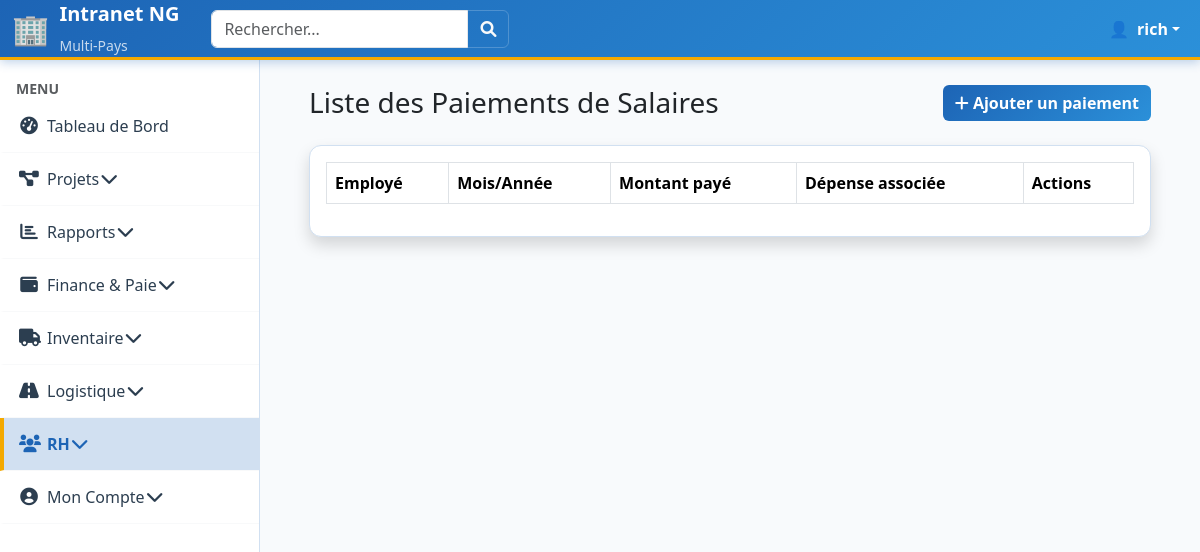
The app's page /rh/paiements-salaires/ (signed in), older data.
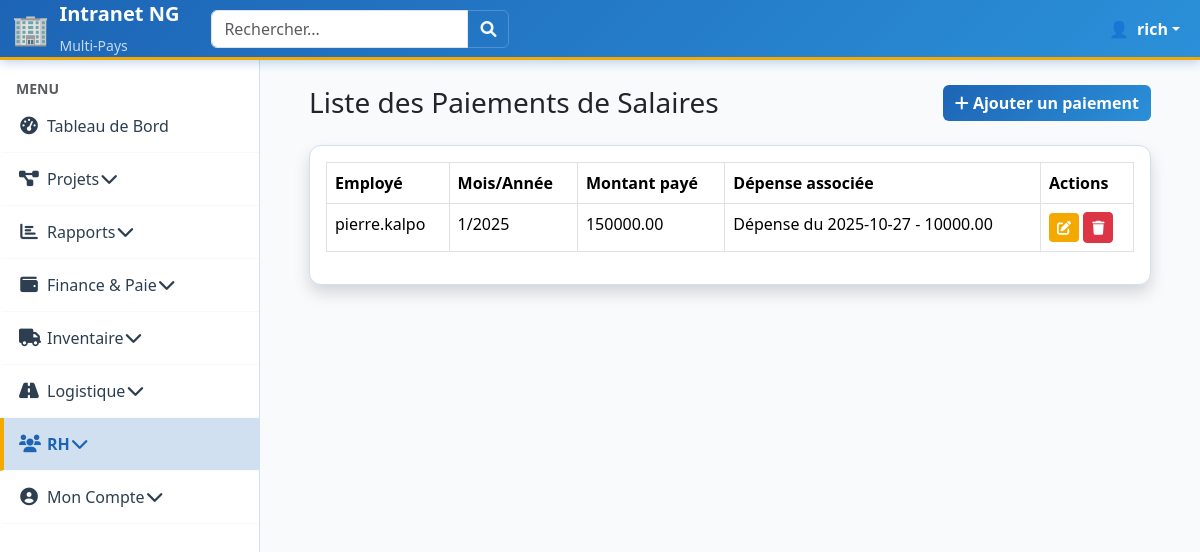
The same page, newer data.
### rh/models.py (models this page shows, shortened)
class PaiementSalaire(models.Model):
    employe = models.ForeignKey(settings.AUTH_USER_MODEL, on_delete=models.CASCADE, related_name="paiements_salaires", verbose_name=_("Employé"))
    mois = models.IntegerField(verbose_name=_("Mois"))
    annee = models.IntegerField(verbose_name=_("Année"))
    montant_paye = models.DecimalField(max_digits=10, decimal_places=2, verbose_name=_("Montant payé"))
    depense_associee = models.OneToOneField(Depense, on_delete=models.CASCADE, related_name="paiement_salaire", verbose_name=_("Dépense associée"))
    class Meta:
        verbose_name = _("Paiement de Salaire")
        verbose_name_plural = _("Paiements de Salaires")
        unique_together = ("employe", "mois", "annee")

### users/models.py (models this page shows, shortened)
class CustomUser(AbstractUser):
    phone_number = models.CharField(
        max_length=20, blank=True, null=True, verbose_name="Numéro de téléphone"
    )
    salaire_mensuel_base = models.DecimalField(
        max_digits=10, decimal_places=2, default=Decimal("0.00"), verbose_name=_("Salaire Mensuel de Base")
    )
    statut_actuel = models.CharField(
        max_length=20,
        choices=EMPLOYEE_STATUS_CHOICES,
        default="ACTIF",
        verbose_name=_("Statut actuel"),
    )
    class Meta:
        verbose_name = "Employé"
        verbose_name_plural = "Employés"
    def is_team_lead_user(self):
        return self.groups.filter(name__iexact="Team_Lead").exists()
    def is_coordinator_user(self):
        user_roles = {r.lower() for r in self.get_active_role_names()}
        return (
            "coordinateur de projet" in user_roles or "coordinateur_de_projet" in user_roles
        )
    def is_field_team_user(self):
        user_roles = {r.lower() for r in self.get_active_role_names()}
        return "field team" in user_roles or "field_team" in user_roles
    @property
    def is_cm(self):
        user_roles = {r.lower() for r in self.get_active_role_names()}
        return "country manager" in user_roles or "country_manager" in user_roles
    @property
    def is_coordinator(self):
        return self.is_coordinator_user()
    @property
    def is_field_team(self):
        return self.is_field_team_user()
    @property
    def is_team_lead(self):
        return self.is_team_lead_user()
    @property
    def active_country_ids(self):
        if not self.is_authenticated:
            return []
        return list(
            self.assignments.filter(is_active=True, country__is_active=True)
            .values_list("country_id", flat=True)
            .distinct()
        )
    def get_active_role_names(self):
        if not self.is_authenticated:
            return set()
        return set(
            self.assignments.filter(
                is_active=True, country__is_active=True
            ).values_list("role__name", flat=True)
        )

### finance/models.py (models this page shows)
class Depense(models.Model):
    date = models.DateField(verbose_name=_("Date de la dépense"))
    montant = models.DecimalField(max_digits=10, decimal_places=2, verbose_name=_("Montant"))
    description = models.TextField(verbose_name=_("Description"))
    categorie = models.CharField(max_length=50, choices=DEPENSE_CATEGORIE_CHOICES, verbose_name=_("Catégorie"))
    projet_associe = models.ForeignKey(Project, on_delete=models.SET_NULL, null=True, blank=True, related_name="depenses", verbose_name=_("Projet associé"))
    site_concerne = models.ForeignKey(Site, on_delete=models.SET_NULL, null=True, blank=True, related_name="depenses", verbose_name=_("Site concerné"))
    vehicule_concerne = models.ForeignKey(Vehicule, on_delete=models.SET_NULL, null=True, blank=True, related_name="depenses", verbose_name=_("Véhicule concerné"))
    equipement_concerne = models.ForeignKey(Equipement, on_delete=models.SET_NULL, null=True, blank=True, related_name="depenses", verbose_name=_("Équipement concerné"))
    employe_declarant = models.ForeignKey(CustomUser, on_delete=models.SET_NULL, null=True, related_name="depenses_declarees", verbose_name=_("Employé déclarant"))
    recu_scan = models.FileField(upload_to="recus_depenses/", verbose_name=_("Reçu scanné"))
    class Meta:
        verbose_name = _("Dépense")
        verbose_name_plural = _("Dépenses")
        ordering = ["-date"]
    def __str__(self):
        return f"Dépense du {self.date} - {self.montant}"

### rh/views.py (the view)
# urls.py: path('paiements-salaires/', views.PaiementSalaireListView.as_view(), name='paiementsalaire_list'),
class PaiementSalaireListView(LoginRequiredMixin, ListView):
    model = PaiementSalaire
    template_name = 'rh/paiementsalaire_list.html'
    context_object_name = 'paiements_salaires'
    def get_queryset(self):
        user = self.request.user
        if user.groups.filter(name='Gestionnaire RH').exists() or user.is_superuser:
            return PaiementSalaire.objects.all()
        return PaiementSalaire.objects.filter(employe=user)

### core/context_processors.py (called while the page is built)
def user_countries_processor(request):
    user = request.user
    countries = []
    active_country_ids = []
    if user.is_authenticated:
        active_country_ids = user.active_country_ids
        countries = Country.objects.filter(id__in=active_country_ids)
    return {
        "user_countries": countries,
        "active_country_ids": active_country_ids,  # Cette variable est maintenant toujours définie
    }

### rh/templates/rh/paiementsalaire_list.html (shortened to what this page needs)
{% extends 'core/base.html' %}
{% block content %}
<div class="container-fluid">
    <div class="d-flex justify-content-between align-items-center mb-4">
        <h1 class="h3 mb-0 text-gray-800">Liste des Paiements de Salaires</h1>
        <a href="{% url 'rh:paiementsalaire_create' %}" class="btn btn-primary">
            <i class="fas fa-plus"></i> Ajouter un paiement
        </a>
    </div>
    <div class="card shadow mb-4">
        <div class="card-body">
            <div class="table-responsive">
                <table class="table table-bordered" id="dataTable" width="100%" cellspacing="0">
                    <thead>
                        <tr>
                            <th>Employé</th>
                            <th>Mois/Année</th>
                            <th>Montant payé</th>
                            <th>Dépense associée</th>
                            <th>Actions</th>
                        </tr>
                    </thead>
                    <tbody>
                        {% for paiement in paiements_salaires %}
                        <tr>
                            <td>{{ paiement.employe }}</td>
                            <td>{{ paiement.mois }}/{{ paiement.annee }}</td>
                            <td>{{ paiement.montant_paye }}</td>
                            <td>{{ paiement.depense_associee }}</td>
                            <td>
                                <a href="{% url 'rh:paiementsalaire_update' paiement.pk %}" class="btn btn-warning btn-sm">
                                    <i class="fas fa-edit"></i>
                                </a>
                                <a href="{% url 'rh:paiementsalaire_delete' paiement.pk %}" class="btn btn-danger btn-sm">
                                    <i class="fas fa-trash"></i>
                                </a>
                            </td>
                        </tr>
                        {% endfor %}
                    </tbody>
                </table>
            </div>
        </div>
    </div>
</div>
{% endblock %}

Row changes from the older to the newer data that the page shows:
added PaiementSalaire: employe "pierre.kalpo", mois "1", annee "2025", montant_paye "150000.00", depense_associee "Dépense du 2025-10-27 - 10000.00"
